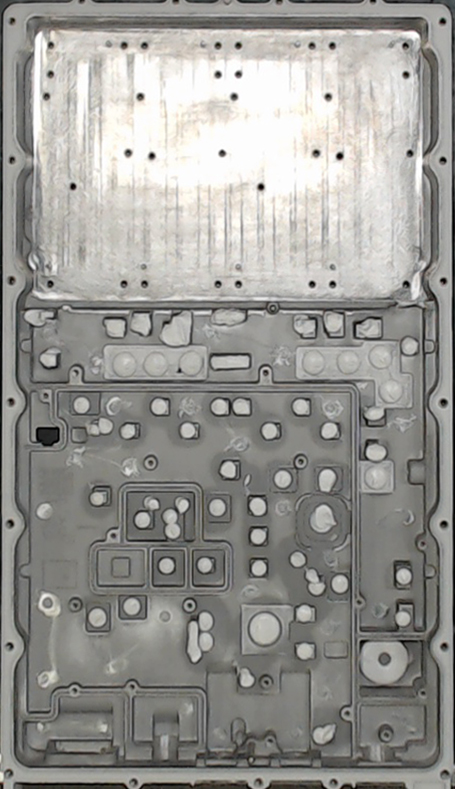
#> input picture db_ref1.jpg, 455 x 789 px
$ python -i db_validation.py   (imports and definitions only)   (older library calls are emulated)
#> lines starting #> are read from the running program, lines starting #| are printed output that depends on the picture; after the words box and inside, x2 and y2 are one past the last pixel; in counts of white or black regions, pixels touching at a corner belong together
#> further down, picture is the input picture: shape (789, 455, 3); mean B, G, R 147, 151, 152
import cv2
import numpy as np
import time
import json
import os

# [58 lines left out: functions blob, blob_big, not called in this run]

def square_val(img):
    cv2.imwrite("crop\\square_val"+str(time.time())+".jpg", img)
    kernel = np.ones((5,5), np.uint8)
    gray = cv2.cvtColor(img, cv2.COLOR_BGR2GRAY)
    thresh = cv2.adaptiveThreshold(gray, 255, cv2.ADAPTIVE_THRESH_GAUSSIAN_C, cv2.THRESH_BINARY, 65, 2)
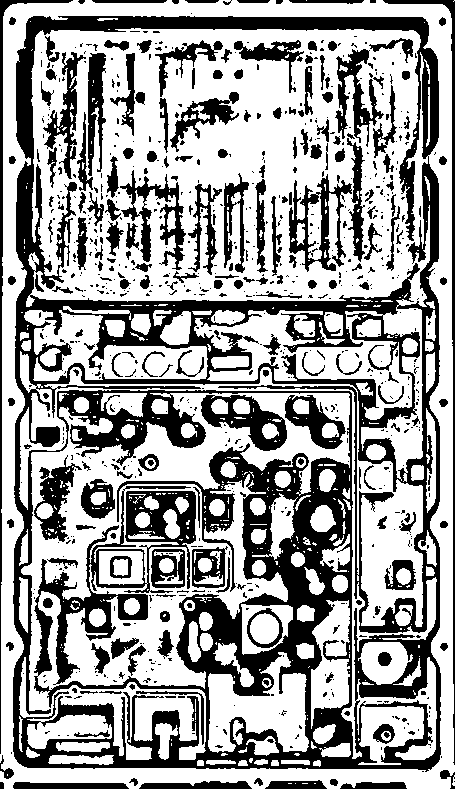
#> thresh: shape (789, 455); 62.3% white; 807 black regions (597 under 20 px), largest, box (x1, y1, x2, y2) and area: (13, 16, 441, 772) 86674, (289, 174, 352, 272) 2142, (383, 0, 455, 765) 2131
    img_dilation = cv2.dilate(thresh, kernel, iterations=1)
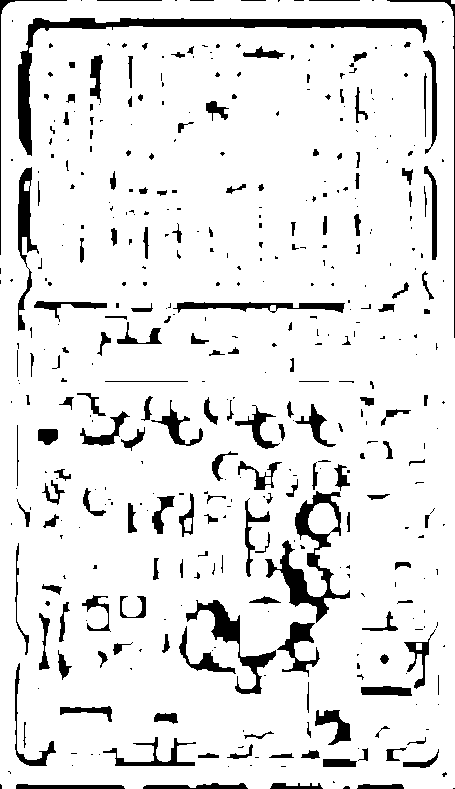
#> img_dilation: shape (789, 455); 90.1% white; 440 black regions (266 under 20 px)
    _, contours, h = cv2.findContours(img_dilation, cv2.RETR_TREE, cv2.CHAIN_APPROX_SIMPLE)
#> contours = 464 contours, 251 with area under 20; largest, box (x1, y1, x2, y2) and area: (0, 0, 455, 789) 355361, (17, 17, 428, 157) 5164, (264, 490, 351, 624) 3142, (185, 599, 277, 695) 1802, (172, 301, 346, 314) 1170; h = 464 rows, first 6: [1, -1, -1, -1], [-1, 0, 2, -1], [3, -1, -1, 1], [4, 2, -1, 1], [5, 3, -1, 1], [6, 4, -1, 1]
    for cnt in contours:
        area = cv2.contourArea(cnt)
        _,_,w,h = cv2.boundingRect(cnt)
        ar = float(w)/h
        with open("op.txt","a") as f:
            f.write("area: "+ str(area)+" ar: "+ str(ar)+"\n")
        # print("area: "+ str(area)+" ar: "+ str(ar))
        if 260<area<500 and 0.8<ar<1.4:
            return 1
#> this loop made 93 passes
#> (area, w, h, ar) on passes 2, 4, 12, 16, 17, 19, 20, 21, 22, 26, 27, 28: (355361, 455, 789, 0.577), (20.5, 7, 7, 1), (293, 36, 10, 3.6), (104.5, 27, 7, 3.86), (98, 23, 7, 3.29), (129, 21, 11, 1.91), (238.5, 38, 21, 1.81), (145.5, 22, 15, 1.47), (75.5, 11, 15, 0.733), (144, 28, 17, 1.65), (63.5, 21, 10, 2.1), (868.5, 95, 31, 3.06)
    return 0

# [117 lines left out: functions pixel_val, feature_calc, feature_check, db_check, not called in this run]
    # cv2.imwrite("data\\db_"+str(station_id)+"\\temp.jpg", focus)
    # return True


>>> import cv2
>>> picture = cv2.imread('db_ref1.jpg')
>>> result = square_val(picture)
#> result = 1

$ run again, on db_ref2.jpg
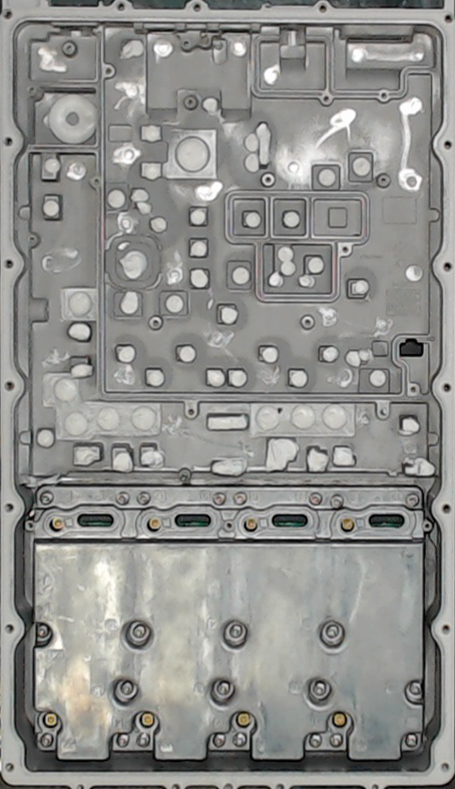
#> input picture db_ref2.jpg, 455 x 789 px
#> picture is the input picture: shape (789, 455, 3); mean B, G, R 141.2, 144.4, 144.2
#> in square_val, `thresh = cv2.adaptiveThreshold(gray, 255, cv2.ADAPTIVE_THRESH_GAUSSIAN..`:
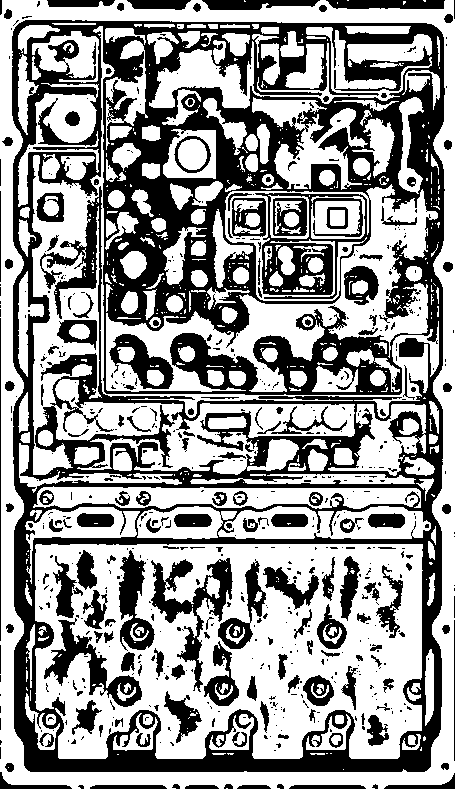
#> thresh: shape (789, 455); 59.2% white; 636 black regions (463 under 20 px), largest, box (x1, y1, x2, y2) and area: (12, 20, 445, 772) 107549, (151, 558, 233, 692) 3054, (44, 618, 142, 707) 2319
#> in square_val, `img_dilation = cv2.dilate(thresh, kernel, iterations=1)`:
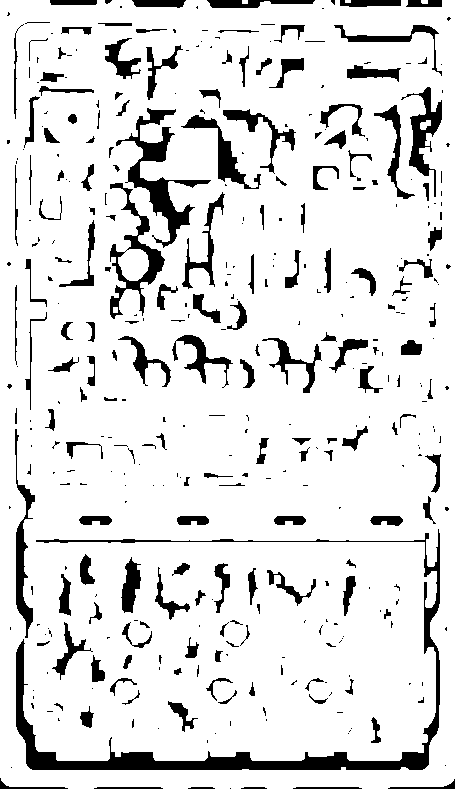
#> img_dilation: shape (789, 455); 87.8% white; 389 black regions (219 under 20 px)
#> in square_val, `_, contours, h = cv2.findContours(img_dilation, cv2.RETR_TREE, cv2.CHA..`: contours = 459 contours, 263 with area under 20; largest, box (x1, y1, x2, y2) and area: (0, 0, 455, 789) 355210, (15, 528, 441, 771) 9228, (115, 107, 212, 249) 3114, (109, 182, 166, 320) 2114, (405, 86, 443, 198) 1590; h = 459 rows, first 6: [1, -1, -1, -1], [2, 0, -1, -1], [3, 1, -1, -1], [-1, 2, 4, -1], [5, -1, -1, 3], [6, 4, -1, 3]
#> the loop in square_val, `for cnt in contours:` made 25 passes
#> (area, w, h, ar) on passes 4, 16, 18, 21, 22, 23, 25: (355209.5, 455, 789, 0.577), (24, 4, 11, 0.364), (162, 12, 28, 0.429), (23, 5, 11, 0.455), (197.5, 16, 24, 0.667), (35.5, 11, 10, 1.1), (339, 32, 33, 0.97)
#> result = 1
